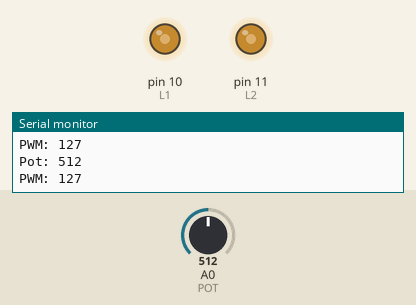
Bench run of a sketch on a simulated Arduino Uno, built with avr-gcc and run on an emulated ATmega328P. Parts: output pins drawn as LEDs (lit = HIGH), the last lines printed to the serial monitor. Inputs (shaded band) come from the test bench; at power-on: A0 (POT) = 512.

Above: at 1.3 s.
1.4 s: A0 (POT) set to 716
At 2.7 s:
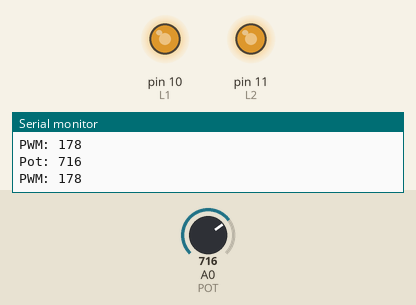
3.0 s: A0 (POT) set to 900
At 4.1 s:
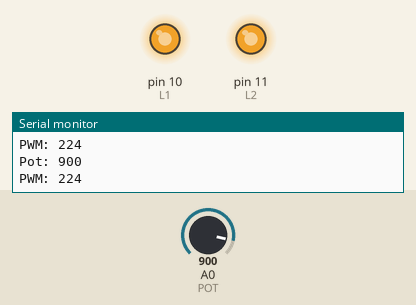
4.5 s: A0 (POT) set to 122
At 5.3 s:
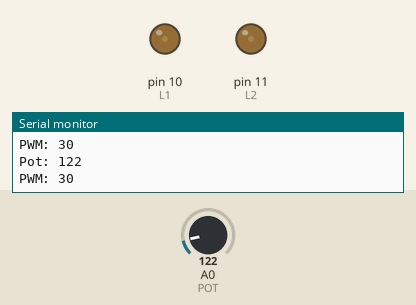
6.0 s: A0 (POT) set to 0
At 6.5 s:
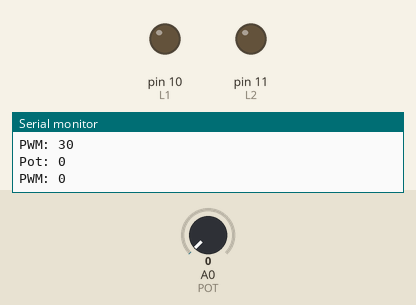
7.5 s: A0 (POT) set to 511
At 8.9 s:
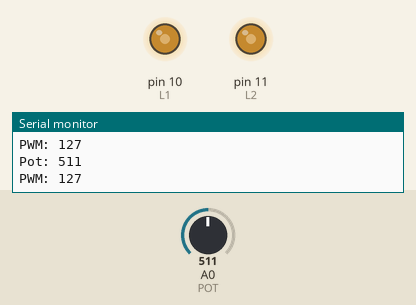
Timing chart, 0 to 10.0 s (numbered marks = the images above; inputs shaded):
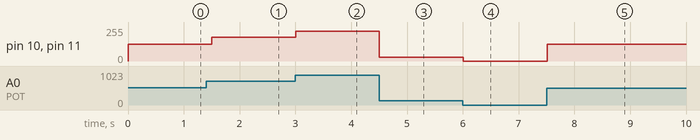

Measured:
- after the input at 1.4 s, pin 10 (L1), pin 11 (L2): 127/255 → 178/255 after 0.10 s
- after the input at 3.0 s, pin 10 (L1), pin 11 (L2): 178/255 → 224/255 at once
- after the input at 4.5 s, pin 10 (L1), pin 11 (L2): 224/255 → 30/255 at once
- after the input at 6.0 s, pin 10 (L1), pin 11 (L2): 30/255 → 0/255 at once
- after the input at 7.5 s, pin 10 (L1), pin 11 (L2): 0/255 → 127/255 at once

The sketch:

exemploPWM.ino
```cpp
#define L1 10
#define L2 11

#define POT A0

void setup() {
  pinMode(L1, OUTPUT);
  pinMode(L2, OUTPUT);

  pinMode(POT, INPUT);

  Serial.begin(115200);
}

void loop() {
  int valor = analogRead(POT);
  Serial.print("Pot: ");
  Serial.println(valor);

  int refPWM = map(valor, 0, 1023, 0, 255);

  Serial.print("PWM: ");
  Serial.println(refPWM);

  analogWrite(L1, refPWM);
  analogWrite(L2, refPWM);

  delay(500);
}
```
